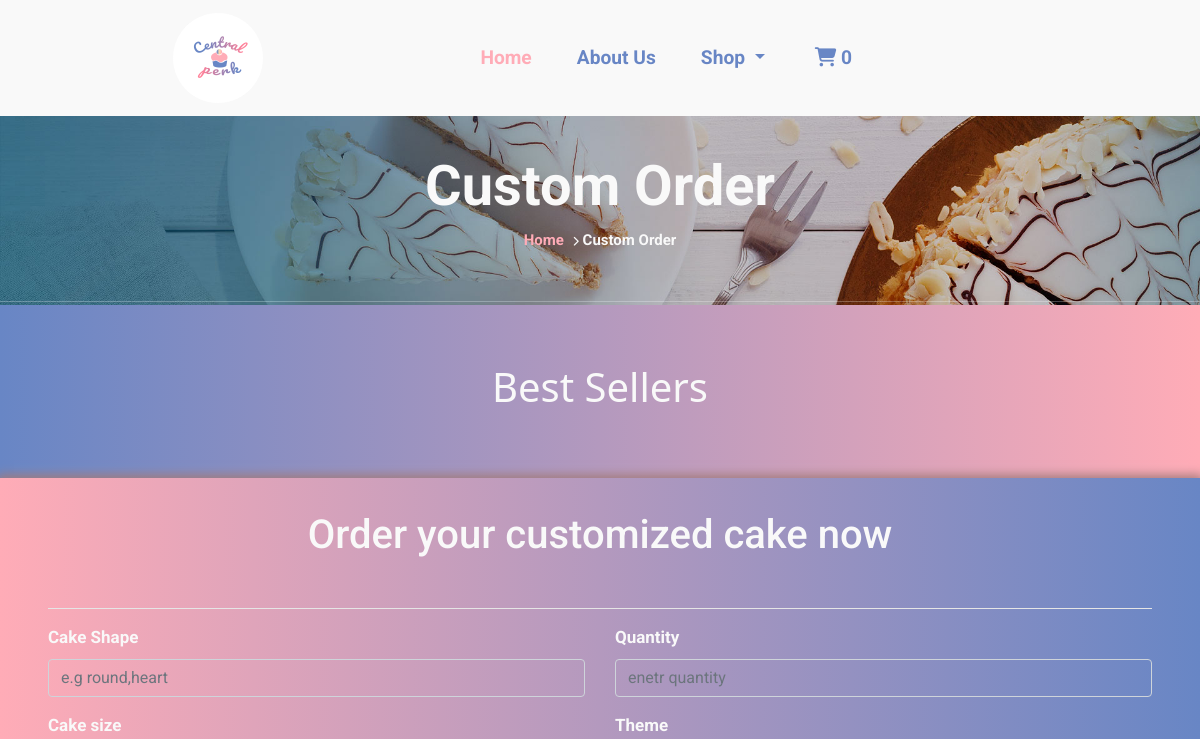
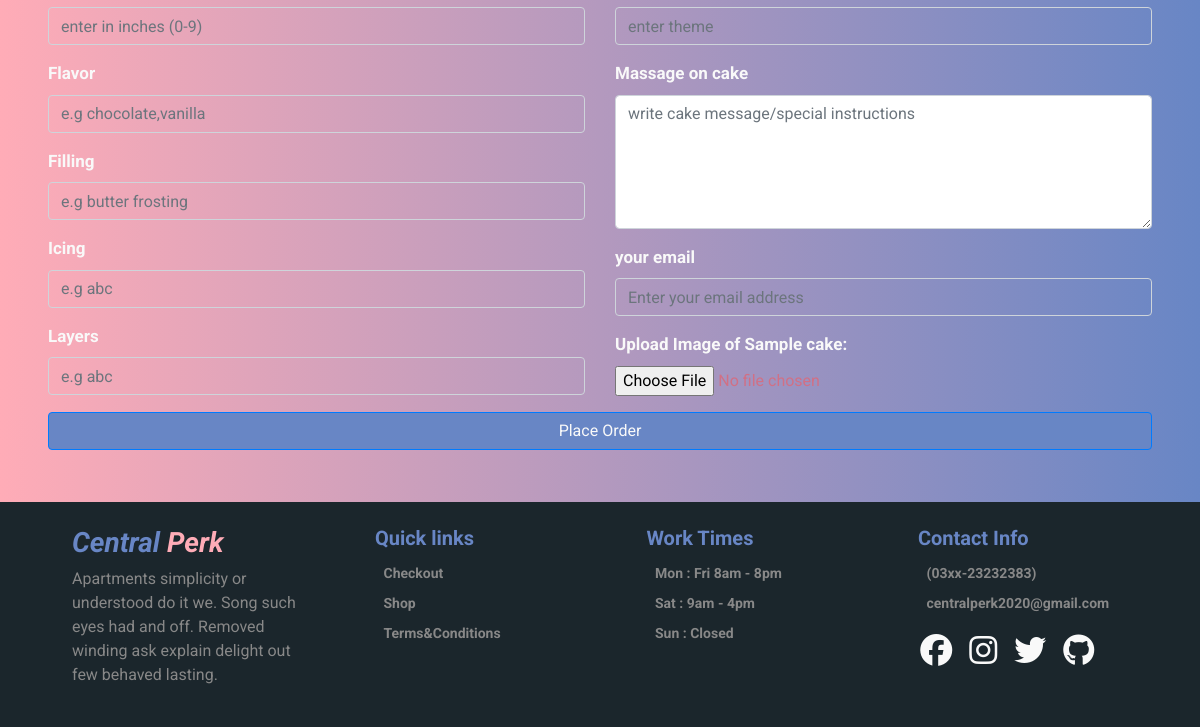
The page /customOrder.php on the database as committed earlier (2 pictures, top to bottom).
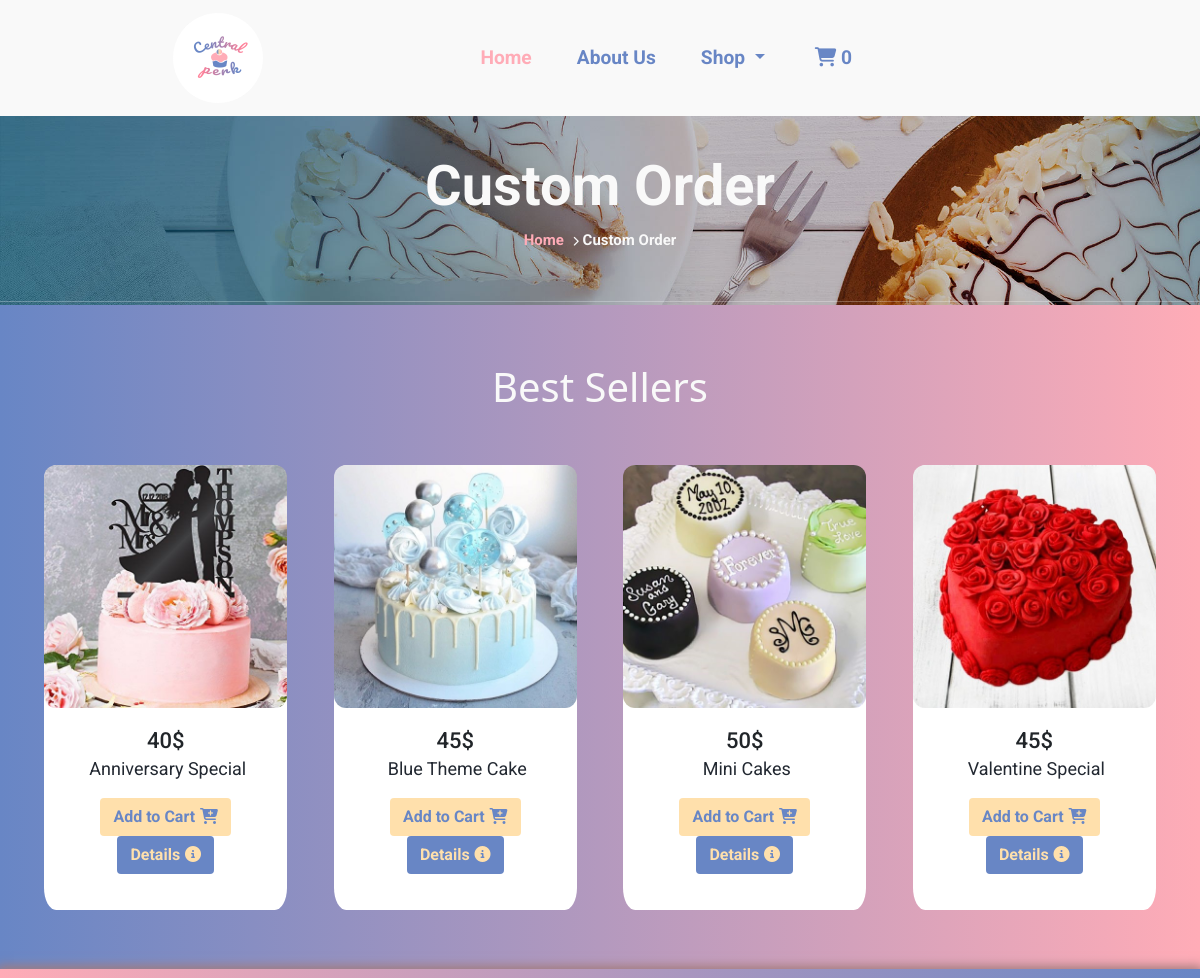
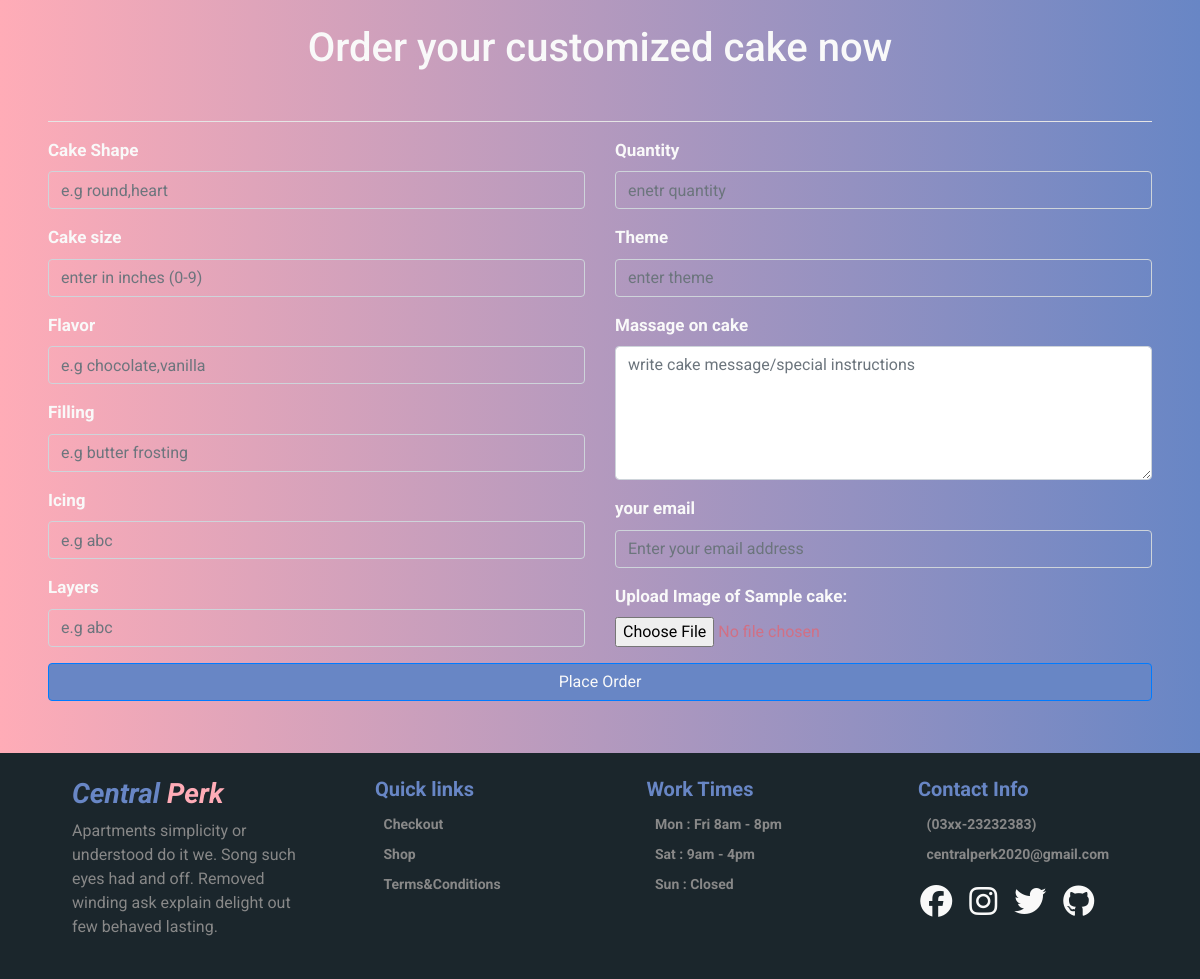
The same page on the database as committed later (2 pictures, top to bottom).
### tables this page shows
CREATE TABLE `product_details` (
  `product_id` int(10) NOT NULL,
  `product_name` varchar(255) NOT NULL,
  `product_subtitle` text NOT NULL,
  `product_desc` text NOT NULL,
  `product_specs` text NOT NULL,
  `product_price` decimal(10,0) NOT NULL,
  `product_img` varchar(255) NOT NULL,
  `category` varchar(255) DEFAULT NULL,
  `keywords` varchar(255) NOT NULL
);

### customOrder.php (the view, shortened to what this page needs)
<?php
include("database/cartHandling.php");
?>
<!doctype html>
<html lang="en">
<?php include("components/header.php") ?>
<body>
 <?php include("components/navbar.php") ?>
       <div class="shop-details">
         <div class="banner-container">
           <img class="banner-img" src="images/banner-bg.jpg" />
           <div class="banner-text">
             <h3>Custom Order</h3>
             <p><span>Home</span> <i class="fas fa-chevron-right"></i> Custom Order </p>
           </div>
         </div>
       </div>
<div class="main">
     <div class="bestseller-title">
       <h3 id="bestseller-title">Best Sellers</h3>
     </div>
     <div class="row">
					<?php
     $query = "SELECT * FROM product_details where category = 'custom'  ORDER BY product_id limit 4";
     $result = $mysqli->query($query) or die($mysqli->error);
								if (mysqli_num_rows($result) > 0)
								{
									while($row = mysqli_fetch_assoc($result))
									{
									echo '
                  <div class="col-lg-3 col-md-4 col-sm-6">
                      <div class="card">
                          <form method="post" action="customOrder.php?action=add&id='.$row["product_id"].'">
                          <div class="inner">
                            <img src="'.$row['product_img'].'" class="card-img-top" alt="something" >
                          </div>
                          <div class="card-body">
                            <h3 class = "price-tag"><span>'.$row['product_price'].'</span>$</h3>
                            <p class="card-text"><span class = "item-name" onclick="getItemName(this.innerHTML);">'.$row["product_name"].'</span></p>
                            <input type="hidden" name="hidden_name" value="'.$row["product_name"].'" />
                            <input type="hidden" name="hidden_price" value="'.$row["product_price"].'" />
                            <button type="submit" name="add_to_cart" value="Add to Cart" class="btn btn-cart" >Add to Cart<i class="fas fa-cart-plus"></i></button>
                              <button type="submit" class="btn btn-details" onclick="location.href = "product-details.php?p='.$row["product_id"].'";">Details<i class="fas fa-info-circle"></i></button>
                          </div>
                        </form>
                  </div>
                            </div>
									';
}
}
									?>
				</div>
</div>
  <div class=" contact-form">
  <h1>Order your customized cake now</h1>
  <hr>
  <form  method="post" action="database/orderFormHandling.php" name="form">
  <div class="row">
      <div class="col-md-6">
          <div class="form-group">
              <label for="cake-shape" >Cake Shape</label>
              <input type="text" name="cake-shape" class="form-control" placeholder="e.g round,heart" required>
          </div>
          <div class="form-group">
              <label for="cake-size">Cake size</label>
              <input type="text" name="cake-size" class="form-control" placeholder="enter in inches (0-9)" required>
          </div>
          <div class="form-group">
              <label for="cake-flavor">Flavor</label>
              <input type="text" name="cake-flavor" class="form-control" placeholder="e.g chocolate,vanilla" required>
          </div>
          <div class="form-group">
              <label for="cake-filling">Filling</label>
              <input type="text" name="cake-filling" class="form-control" placeholder="e.g butter frosting" required>
          </div>
          <div class="form-group">
              <label for="cake-icing">Icing</label>
              <input type="text" name="cake-icing" class="form-control" placeholder="e.g abc" required>
          </div>
          <div class="form-group">
              <label for="cake-layer">Layers</label>
              <input type="text" name="cake-layer" class="form-control" placeholder="e.g abc" required>
          </div>
      </div>
      <div class="col-md-6">
          <div class="form-group">
              <label for="cake-quantity">Quantity</label>
              <input type="text" name="cake-quantity" class="form-control" placeholder="enetr quantity" required>
          </div>
          <div class="form-group">
              <label for="cake-theme">Theme </label>
              <input type="text" name="cake-theme" class="form-control" placeholder="enter theme" required>
          </div>
          <div class="form-group">
              <label for="cake-message">Massage on cake</label>
              <textarea  class="form-control" name="cake-message" placeholder="write cake message/special instructions" rows="5"></textarea>
          </div>
          <div class="form-group">
              <label for="email">your email</label>
              <input type="text" class="form-control" name="email" placeholder="Enter your email address" required>
          </div>
          <div class="form-group">
              <label for="cake-theme">Upload Image of Sample cake: </label>
              <input type="file" class="file-upload-input" onchange="readURL(this);" accept="image/*" name="cake-image" class="form-control" placeholder="Upload Image">
          </div>
      </div>
  </div>
  <div class="button-group">
      <button class="btn btn-primary btn-block" id="placeOrder">Place Order</button>
  </div>
      </form>
  </div>
  <div class="footer">
  <?php include("components/footer.php") ?>
  </div>
</body>
</html>

### components/header.php (shortened to what this page needs)
<head>
  <link rel="stylesheet" href="https://stackpath.bootstrapcdn.com/bootstrap/4.5.0/css/bootstrap.min.css">
  <link rel="stylesheet" href="css/style.css" type="text/css" />
  <link rel="stylesheet" href="css/cart.css" type="text/css" />
</head>

### components/navbar.php (shortened to what this page needs)
<nav class="navbar navbar-expand-lg navbar-style">
  <a class="navbar-brand nav-logo" href="index.php">
    <img class="logo-img" src="images/logo2.png" alt="logo" />
  </a>
  <div class="collapse navbar-collapse nav-style" id="navbarSupportedContent">
    <ul class="navbar-nav mr-auto">
      <li class="nav-item active">
        <a class="nav-link" href="index.php">Home<span class="sr-only">(current)</span></a>
      </li>
      <li class="nav-item">
        <a class="nav-link" href="aboutUs.php">About Us</a>
      </li>
      <li class="nav-item dropdown">
        <a class="nav-link dropdown-toggle" href="#" id="navbarDropdown" role="button" data-toggle="dropdown" aria-haspopup="true" aria-expanded="false">
          Shop
        </a>
      </li>
      <li class="nav-item">
        <a class="nav-link"  onclick="togglePopup()"><i class="fas fa-shopping-cart"></i><span>
          <?php
          if(empty($_SESSION['shopping_cart'])){
            echo 0;
          }
        else{
          echo count($_SESSION['shopping_cart']);
        }
        ?>
          </span></a>
      </li>
    </ul>
  </div>
</nav>

### components/footer.php
<div class="row">
  <div class="col-sm-3">
    <h3>Central <span>Perk</span></h3>
    <p>
      Apartments simplicity or understood do it we.
      Song such eyes had and off.
      Removed winding ask explain delight out few behaved lasting.
    </p>
  </div>
  <div class="col-sm-3 col-sm2">
    <h5>Quick links</h5>
    <ul>
      <li><a href="#">Checkout</a></li>
      <li><a href="#">Shop</a></li>
      <li><a href="#">Terms&Conditions</a></li>
    </ul>
  </div>
  <div class="col-sm-3 col-sm-2">
    <h5>Work Times</h5>
    <ul>
      <li>Mon : Fri 8am - 8pm</li>
      <li>Sat : 9am - 4pm</li>
      <li>Sun : Closed</li>
    </ul>
  </div>
  <div class="col-sm-3">
    <h5>Contact Info</h5>
    <ul>
      <li>(03xx-23232383)</li>
      <li>centralperk2020@gmail.com</li>
    </ul>
    <div class="social-icons">
      <a class="fb"><i class="fab fa-facebook fa-2x"></i></a>
      <a class="insta"><i class="fab fa-instagram fa-2x"></i></a>
      <a class="tw"><i class="fab fa-twitter fa-2x"></i></a>
      <a class="git"><i class="fab fa-github fa-2x"></i></a>
    </div>
  </div>
</div>

### css/style.css (style rules this page uses)
html { margin: 0; padding: 0; box-sizing: border-box; }
body { font-family: 'Roboto', sans-serif; position: relative; }
.navbar-style { background-color: #f9f9f9; font-size: 1.2rem; font-weight: bolder; }
.navbar-style .nav-link { text-decoration: none; font-size: 1.2rem; color: #6886c5; }
.nav-logo { margin: 0 10%; padding: 0 3%; }
.nav-logo .logo-img { width: 100px; height: 100px; }
.nav-style .navbar-nav { margin: 0 5%; width: 100%; }
.nav-style .navbar-nav .nav-item { padding: 0 2%; }
.navbar-nav .active .nav-link { color: #ffacb7; }
.carousel-caption h1, p { color: #f9f9f9; }
.footer { width: 100%; padding: 2% 6%; background-color: #1b262c; color: #f9f9f9; bottom: 0; }
ul { list-style: none; }
li { list-style: none; color: #888888; line-height: 30px; font-size: 14px; font-weight: bold; }
.footer h3 { text-align: left; color: #6886c5; font-weight: bold; font-style: italic; }
.footer h3 span { color: #ffacb7; }
.footer h5 { text-align: left; padding-left: 13%; font-weight: bold; color: #6886c5; }
.footer p { color: #888888; }
.footer li a { text-decoration: none; color: #888888; }
.social-icons { padding: 0 5%; text-align: center; }
.social-icons a { padding: 0 3%; cursor: pointer; }
.product-details,.shop-details { width: 100%; background-image: linear-gradient(to left, #ffacb7, #6886c5); font-family: 'Roboto', sans-serif; }
.banner-container { position: relative; text-align: center; color: black; width: 100%; }
.banner-img { width: 100%; }
.banner-text { position: absolute; top: 50%; left: 50%; transform: translate(-50%, -50%); color: #f9f9f9; font-weight: bold; }
.banner-text h3 { font-size: 3.5rem; font-weight: bold; color: #f9f9f9; width: 100%; }
.banner-text p { color: #f9f9f9; font-size: 15px; }
.banner-text i { font-size: 10px; }
.banner-text p span { color: #ffacb7; }
.btn-cart { background-color: #ffe0ac; color: #6886c5; font-weight: bold; }
.col-lg-9 .row .col-lg-4, .main .row .col-md-4, .main .col-sm-6 { padding: 2% 1%; }
.card { border-radius: 5%; text-align: center; border: none; }
.card-text { color: #222831; font-size: 18px; font-family: 'Roboto', sans-serif; }
.card-text span { padding-left: 2%; }
.card-body .price-tag { font-size: 22px; border-radius: 20%; width: 30%; margin: 0 auto; }
.inner { overflow: hidden; border-radius: 5%; width: 100%; }
.inner img { transition: all 1.5s ease; }
.btn-details { background-color: #6886c5; color: #ffe0ac; font-weight: bold; }
.fas { margin-left:5px; }

### css/cart.css (style rules this page uses)
hr { background: white; }
.contact-form { background-image: linear-gradient(to right, #ffacb7, #6886c5); width: 100%; color: #d17085; box-shadow: 0px 0px 10px 3px rgb(163, 123, 123); padding: 0 4%; padding-bottom: 3%; }
.contact-form h1 { padding: 3% 0; color: #f9f9f9; text-align: center; }
.contact-form label { color: #f9f9f9; font-weight: bold; font-size: 17px; }
.contact-form input { background-color: transparent; }
#placeOrder { color:#f9f9f9; background-color:#6886c5; }
.main { text-align: center; align-items: center; background-image: linear-gradient(to left, #ffacb7, #6886c5); width: 100%; padding: 3% 3%; }
.main .row .col-lg-3, .main .row .col-md-4 { padding: 2% 2%; }
.bestseller-title { text-align: center; align-items: center; padding: 2% 0; }
#bestseller-title { color: #f9f9f9; font-size: 40px; font-family: 'Noto Sans', sans-serif; }

Rows that differ between the two databases and show on the page:
added product_details: product_img (picture), product_price "40", product_name "Anniversary Special"
added product_details: product_img (picture), product_price "45", product_name "Blue Theme Cake"
added product_details: product_img (picture), product_price "50", product_name "Mini Cakes"
added product_details: product_img (picture), product_price "45", product_name "Valentine Special"
